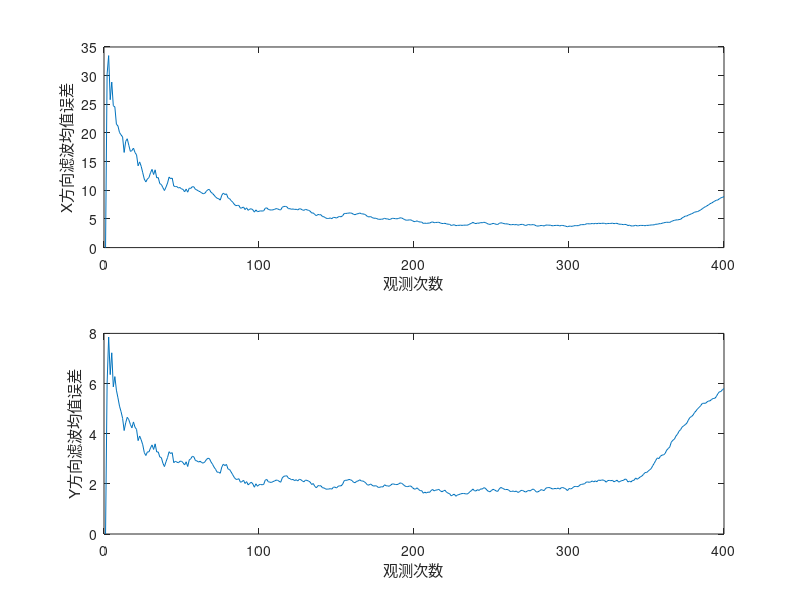
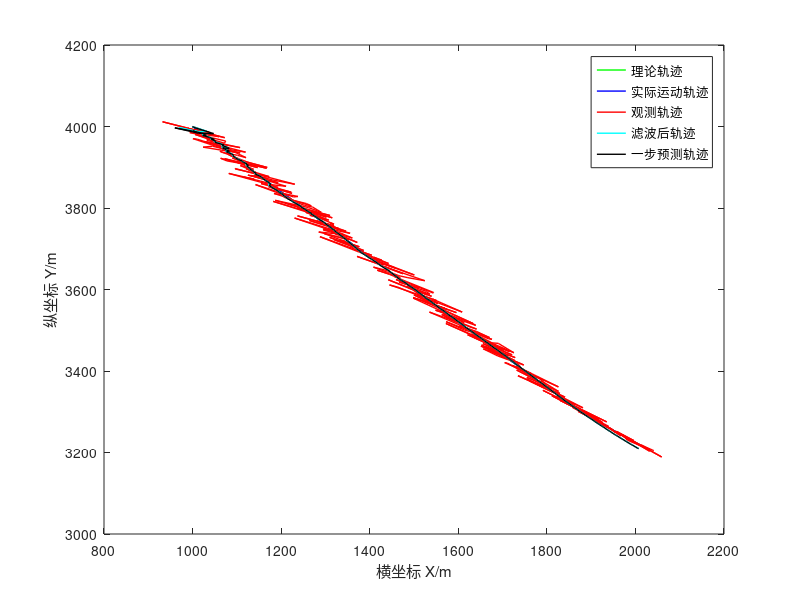

Source code (MATLAB) for these figures, in order:
clc;clear;close all;
NumMC = 50;         % 进行Monte-Carlo次数
T=0.25;%雷达扫描周期
N=100/T;%总的采样次数

X=zeros(4,N);%目标真实位置、速度
X(:,1)=[1000,10,4000,-8];%目标初始位置、速度
S(:,1)=[1000,10,4000,-8];
Z=zeros(2,N);%传感器对位置的观测
Z(:,1)=[X(1,1),X(3,1)];%观测初始化

sigma = 0.001;

Q=sigma * diag([T^2/2 T T^2/2 T]);%过程噪声协方差矩阵
R=[1200 -500;-500 300];%观测噪声协方差矩阵

phi=[1,T,0,0;0,1,0,0;0,0,1,T;0,0,0,1];%状态转移矩阵
H=[1,0,0,0;0,0,1,0];%观测矩阵

sk = [T^2/2 T 0 0 ;  0 0 T^2/2 T]';

Xn=zeros(4,0);
Xerr = zeros(NumMC,N);
Yerr = zeros(NumMC,N);
for k = 1 : NumMC
    delta_r = 2;
    r = delta_r .*randn(1,N);
    ax = sigma * randn(1,N);
    ay = sigma * randn(1,N);
    a0 = 0;
    a = [ax ;ay] ;
    delta_theta = deg2rad(0.56);
    theta = delta_theta *randn(1,N);
    for i=2:N
        S(:,i)=phi*S(:,i-1);%目标理论轨迹 
        x = S(1,i);
        y = S(3,i);
        dr = r(1,i);
        dtheta = theta(1,i);
        theta0 = atan(y/x);
        r0 = sqrt(x^2 + y^2);
        dy = dr * sin(theta0) + r0 * cos(theta0) * dtheta;
        dx = dr * cos(theta0) - r0 * sin(theta0) * dtheta;
        if i < 0.8*N
            a0 = 0;
            S(:,i)=phi*S(:,i-1) + sk * a0 * [1; 1];%目标理论轨迹
            X(:,i)=phi*S(:,i-1) + sk * a(:,i-1);
            Z(:,i)=H*X(:,i) + [dx dy ]';
        else
            a0 = 0.075;         % 第二小题，a0=0，第三小题，a0=0.075
            S(:,i)=phi*S(:,i-1) + sk * a0 * [1; 1];%目标理论轨迹
            X(:,i)=phi*S(:,i-1) + sk * (a(:,i-1));
            Z(:,i)=H*X(:,i) + [dx dy ]';
        end
    end
    
    % Kalman 滤波
    Xkf=zeros(4,N);
    Xkf(:,1)=X(:,1);%卡尔曼滤波状态初始化
    M(1,:)=Xkf(:,1);
%     P0=[1200 4800 0 0;4800 38400 0 0;0 0 300 1200;0 0 1200 9600];%协方差阵初始化

    P0 = [R(1,1) R(1,1)/T 0 0;R(1,1)/T 2*R(1,1)/T.^2 0 0; 0 0 R(2,2) R(2,2)/T; 0 0 R(2,2)/T 2*R(2,2)/T^2];
    for i=2:N
        Xn=phi*Xkf(:,i-1);%预测
        M(i,:)=Xn;

        P1=phi*P0*phi'+Q;%预测误差协方差
        K=P1*H'*inv(H*P1*H'+R);%增益
        Xkf(:,i)=Xn+K*(Z(:,i)-H*Xn);%状态更新
        P0=(eye(4)-K*H)*P1;             %滤波误差协方差更新
    end
    % 误差分析
    
    Xerr(k,1:N) = S(1,1:N) - Xkf(1,1:N);
    Yerr(k,1:N) = S(3,1:N) - Xkf(3,1:N);
end

XERB = sqrt(mean(Xerr.^2,1));
YERB = sqrt(mean(Yerr.^2,1));

figure(1);
subplot(2,1,1);
plot(XERB);
xlabel('观测次数');
ylabel('X方向滤波均值误差');
subplot(2,1,2);
plot(YERB);
xlabel('观测次数');
ylabel('Y方向滤波均值误差');

figure(2);
hold on;box on;
plot(S(1,:),S(3,:),'g','LineWidth',1);%真实轨迹
plot(X(1,:),X(3,:),'b','LineWidth',1);%观测轨迹
plot(Z(1,:),Z(2,:),'r','LineWidth',1);%观测轨迹
plot(Xkf(1,:),Xkf(3,:),'c','LineWidth',1);%卡尔曼滤波轨迹
plot(M(:,1),M(:,3),'k','LineWidth',1);%一步预测轨迹
legend('理论轨迹','实际运动轨迹','观测轨迹','滤波后轨迹','一步预测轨迹');
xlabel('横坐标 X/m');
ylabel('纵坐标 Y/m');
